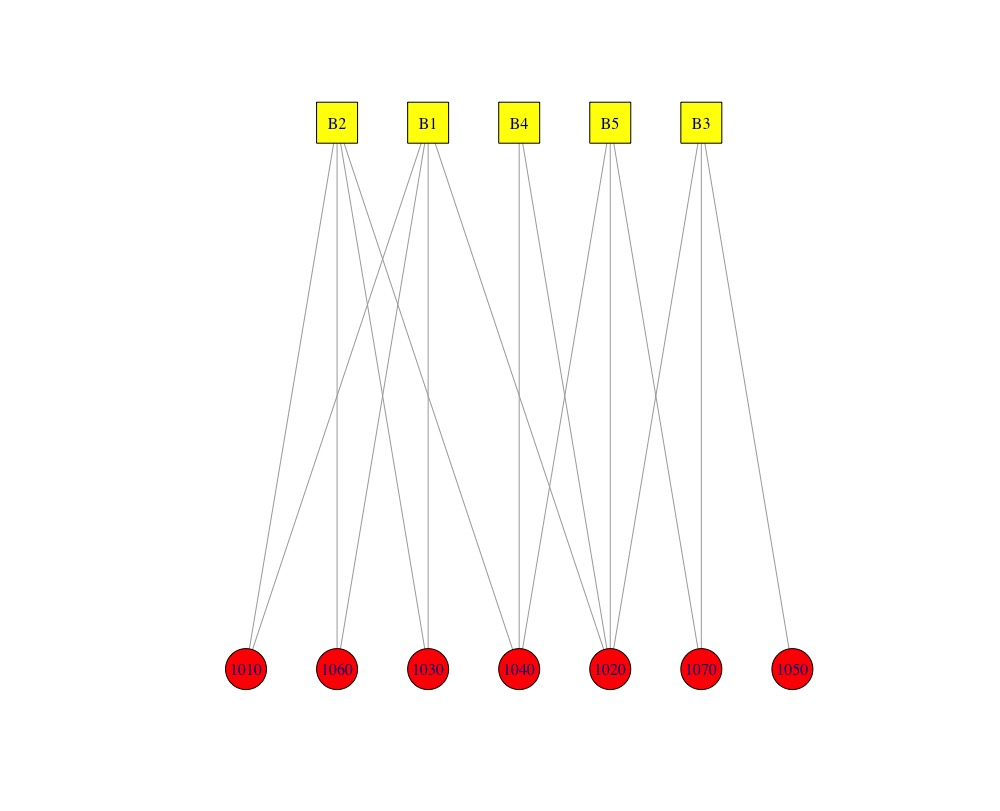

This figure's R source:
#install.packages("igraph")
#Use the library "igraph"
library(igraph)

#An empty bipartite network
g <- graph.empty(directed = F)
#The nodes in nodelist1, and nodelist2 are unique values.
nodelist1<- c("1030", "1010", "1060", "1050", "1020", "1040", "1070")
nodelist2 <-c("B1", "B2","B3","B4", "B5") 
#The list of edges
edge.list <- c("B1", "1030", "B1", "1010", "B1", "1060", "B1", "1020", "B2", "1030", 
               "B2", "1010", "B2", "1060", "B2", "1040", "B3", "1050", "B3", "1020", "B3","1070", "B4","1020","B4","1040","B5","1020","B5","1040","B5","1070")
#add nodes: "TRUE" or "FALSE" in "type" indicate two modes of nodes.
g <- add.vertices(g,nv=length(nodelist1),attr=list(name=nodelist1), type=rep(FALSE,length(nodelist1)))
g <- add.vertices(g,nv=length(nodelist2),attr=list(name=nodelist2), type=rep(TRUE,length(nodelist2)))
g <- add.edges(g,edge.list)


#Incidence matrix computation
incidence<-as_incidence_matrix(g)

#Print out the created bipartite network
print(g, v=TRUE)
shape <- ifelse(V(g)$type, "circle", "square") # assign shape by node type
col <- ifelse(V(g)$type, "red", "yellow") # assign color by node type
plot(g, vertex.shape = shape, layout=layout_as_bipartite, vertex.color = col)


#Project to one-mode
proj.g <- bipartite.projection(g)

plot(proj.g[[1]], main = "Bipartite Projection: Credit_cards")
plot(proj.g[[2]], main = "Bipartite Projection: Customer_ID")

#Compute the matrix P
P<-t(incidence)%*%incidence

#Create a bipartite matrix using a dataframe
data_bipartite<-data.frame("Credit_cards"=c("B1", "B1", "B1", "B1", "B2", "B2", "B2", "B2", "B3", "B3", "B3", "B4", "B4", "B5", "B5", "B5"),
                           "Customer_ID"=c("1030", "1010", "1060", "1020", "1030", "1010", "1060", "1040", "1050", "1020", "1070", "1020", "1040","1020","1040","1070"))
nodelist1<- unique(data_bipartite$Credit_cards)
nodelist2 <- unique(data_bipartite$Customer_ID)
edges.list<-as.vector(t(as.matrix(data.frame(data_bipartite))))
g <- graph.empty(directed = F)
g <- add.vertices(g,nv=length(nodelist1),attr=list(name=nodelist1), type=rep(FALSE,length(nodelist1)))
g <- add.vertices(g,nv=length(nodelist2),attr=list(name=nodelist2), type=rep(TRUE,length(nodelist2)))
g <- add.edges(g,edges.list)

shape <- ifelse(V(g)$type, "circle", "square") # assign shape by node type
col <- ifelse(V(g)$type, "red", "yellow") # assign color by node type
plot(g, vertex.shape = shape, layout=layout_as_bipartite, vertex.color = col)
